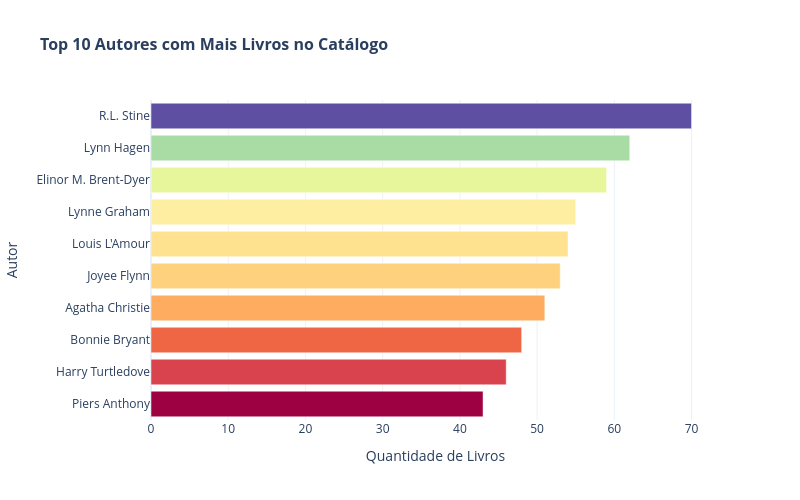

Notebook source saved alongside this figure:
### Markdown cell above
# 2. Autores com mais livros no acervo.
O objetivo é entender se o catálogo é pulverizado ou concentrado em grandes nomes da literatura.

### Code cell
top_autores = df['author'].value_counts().head(10).reset_index()
top_autores.columns = ['Autor', 'Quantidade']

fig = px.bar(
    top_autores, 
    x='Quantidade', 
    y='Autor',
    orientation='h',
    title='<b>Top 10 Autores com Mais Livros no Catálogo</b>',
    color='Quantidade',
    color_continuous_scale='Spectral',
    labels={'Quantidade': 'Quantidade de Livros', 'Autor': 'Autor'}
)

fig.update_layout(
    title_font_size=16,
    xaxis_title='Quantidade de Livros',
    yaxis_title='Autor',
    yaxis={'categoryorder': 'total ascending'},
    coloraxis_showscale=False,
    template='plotly_white',
    width=800,
    height=500
)

fig.show()

### Figure 1 — Plotly figure (JSON) as saved in the notebook; plotly's stock layout.template omitted (floating-point values rounded to 4 significant figures)
{"data": [{"hovertemplate": "Quantidade de Livros=%{marker.color}<br>Autor=%{y}<extra></extra>", "legendgroup": "", "marker": {"color": [70, 62, 59, 55, 54, 53, 51, 48, 46, 43], "coloraxis": "coloraxis", "pattern": {"shape": ""}}, "name": "", "orientation": "h", "showlegend": false, "textposition": "auto", "type": "bar", "x": [70, 62, 59, 55, 54, 53, 51, 48, 46, 43], "xaxis": "x", "y": ["R.L. Stine", "Lynn Hagen", "Elinor M. Brent-Dyer", "Lynne Graham", "Louis L'Amour", "Joyee Flynn", "Agatha Christie", "Bonnie Bryant", "Harry Turtledove", "Piers Anthony"], "yaxis": "y"}], "layout": {"barmode": "relative", "coloraxis": {"colorbar": {"title": {"text": "Quantidade de Livros"}}, "colorscale": [[0, "rgb(158,1,66)"], [0.1, "rgb(213,62,79)"], [0.2, "rgb(244,109,67)"], [0.3, "rgb(253,174,97)"], [0.4, "rgb(254,224,139)"], [0.5, "rgb(255,255,191)"], [0.6, "rgb(230,245,152)"], [0.7, "rgb(171,221,164)"], [0.8, "rgb(102,194,165)"], [0.9, "rgb(50,136,189)"], [1, "rgb(94,79,162)"]], "showscale": false}, "height": 500, "legend": {"tracegroupgap": 0}, "title": {"font": {"size": 16}, "text": "<b>Top 10 Autores com Mais Livros no Catálogo</b>"}, "width": 800, "xaxis": {"anchor": "y", "domain": [0, 1], "title": {"text": "Quantidade de Livros"}}, "yaxis": {"anchor": "x", "categoryorder": "total ascending", "domain": [0, 1], "title": {"text": "Autor"}}}}
